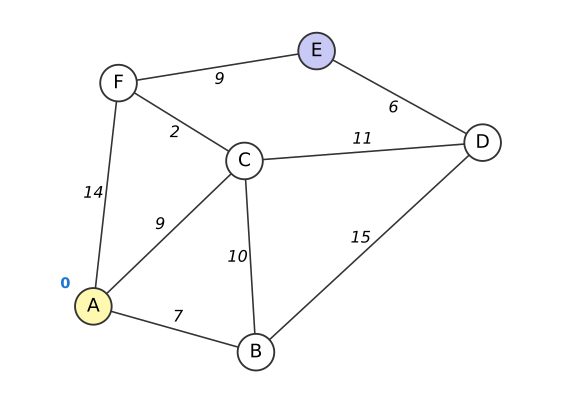

This chart was generated by the following Python code:
# Uzzīmē svērtu grafu īsāko ceļu uzdevumam un saglabā to SVG formātā.
# Grafu (virsotnes ar koordinātēm, šķautnes ar svariem, sākuma un mērķa
# virsotni) nolasa no JSON faila:
#   python shortest-paths-example.py [grafs.json] [rezultats.svg]
# Pēc noklusējuma: shortest-paths-example.json -> shortest-paths-example.svg
import json
import sys
from pathlib import Path

import matplotlib.pyplot as plt
from matplotlib.patches import Circle

HERE = Path(__file__).parent
graph_file = Path(sys.argv[1]) if len(sys.argv) > 1 else HERE / "shortest-paths-example.json"
out_file = Path(sys.argv[2]) if len(sys.argv) > 2 else graph_file.with_suffix(".svg")

graph = json.loads(graph_file.read_text(encoding="utf-8"))
pos = graph["nodes"]
source, target = graph.get("source"), graph.get("target")
R = 16  # virsotnes rādiuss (koordinātu vienībās)

plt.rcParams["svg.fonttype"] = "none"  # SVG failā teksts paliek kā teksts
fig, ax = plt.subplots(figsize=(6, 4.2))

for u, v, w in graph["edges"]:
    (x1, y1), (x2, y2) = pos[u], pos[v]
    if graph.get("directed"):
        ax.annotate("", xy=(x2, y2), xytext=(x1, y1),
                    arrowprops=dict(arrowstyle="-|>", color="#333333", linewidth=1.2,
                                    shrinkA=R + 1, shrinkB=R + 1))
    else:
        ax.plot([x1, x2], [y1, y2], color="#333333", linewidth=1.2, zorder=1)
    # Svaru novieto mazliet blakus šķautnes viduspunktam (perpendikulāri tai)
    dx, dy = x2 - x1, y2 - y1
    length = (dx * dx + dy * dy) ** 0.5
    nx, ny = -dy / length, dx / length
    ax.text((x1 + x2) / 2 + 11 * nx, (y1 + y2) / 2 + 11 * ny, str(w),
            ha="center", va="center", fontsize=12, style="italic")

for name, (x, y) in pos.items():
    face = "#fff8b0" if name == source else "#c9c9f5" if name == target else "white"
    ax.add_patch(Circle((x, y), R, facecolor=face, edgecolor="#333333",
                        linewidth=1.4, zorder=2))
    ax.text(x, y, name, ha="center", va="center", fontsize=14, zorder=3)
if source is not None:
    x, y = pos[source]
    ax.text(x - R - 4, y + R, "0", color="#1f77d0", fontsize=11, ha="right",
            fontweight="bold")

xs = [p[0] for p in pos.values()]
ys = [p[1] for p in pos.values()]
ax.set_xlim(min(xs) - 2 * R, max(xs) + 2 * R)
ax.set_ylim(min(ys) - 2 * R, max(ys) + 2 * R)
ax.set_aspect("equal")
ax.axis("off")
fig.tight_layout()
fig.savefig(out_file, metadata={"Date": None})
print(f"Saglabāts: {out_file}")
